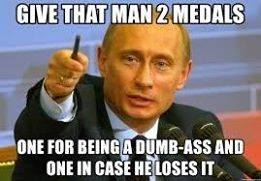
#> input picture Day 4-5/demo.jpg, 261 x 181 px
$ python thirdProgram.py
#> lines starting #> are read from the running program, lines starting #| are printed output that depends on the picture; after the words box and inside, x2 and y2 are one past the last pixel; in counts of white or black regions, pixels touching at a corner belong together
import cv2

img = cv2.imread("demo.jpg")
#> img is the input picture: shape (181, 261, 3); mean B, G, R 111.8, 116.9, 129.1
cv2.imshow("the demo image", img)

grayImage = cv2.cvtColor(img, cv2.COLOR_BGR2GRAY)
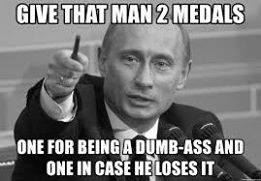
#> grayImage: shape (181, 261); min 0, max 255, mean 120

thresholdImage = cv2.threshold(grayImage, 155, 220, cv2.THRESH_BINARY)[1]
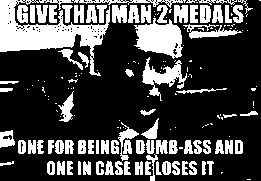
#> thresholdImage: shape (181, 261); values 0 (black) and 220 (white), 28.6% white; 163 white regions (82 under 20 px), largest, box (x1, y1, x2, y2) and area: (0, 0, 110, 76) 3064, (134, 18, 183, 59) 1271, (142, 57, 187, 101) 716
cv2.imshow("threshold image", thresholdImage)

cv2.imwrite("thresholdimage.jpg", thresholdImage)

cv2.waitKey(0)
cv2.destroyAllWindows()
